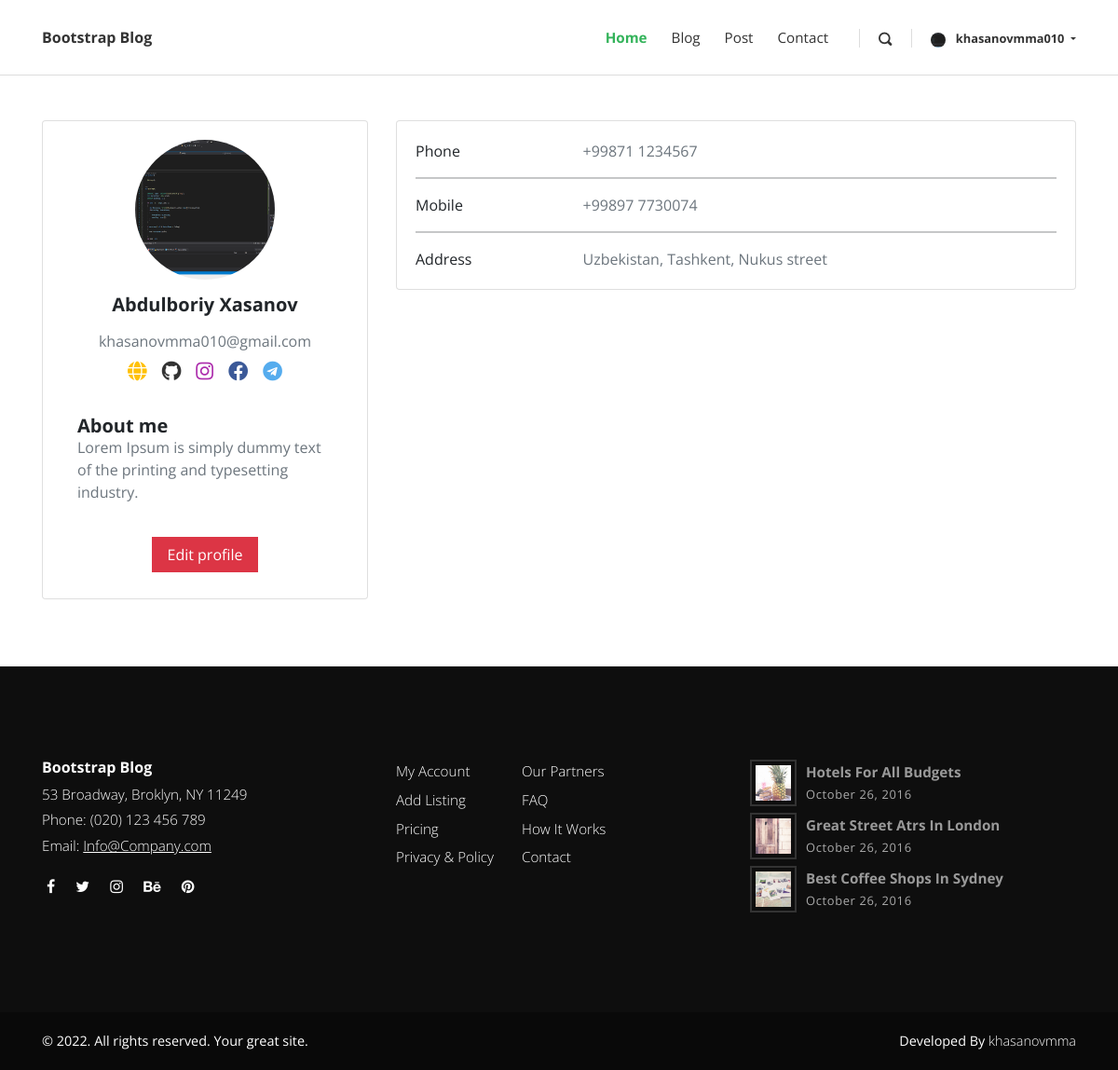
The page /members/profile/khasanovmma010 (signed in) on the database as committed earlier.
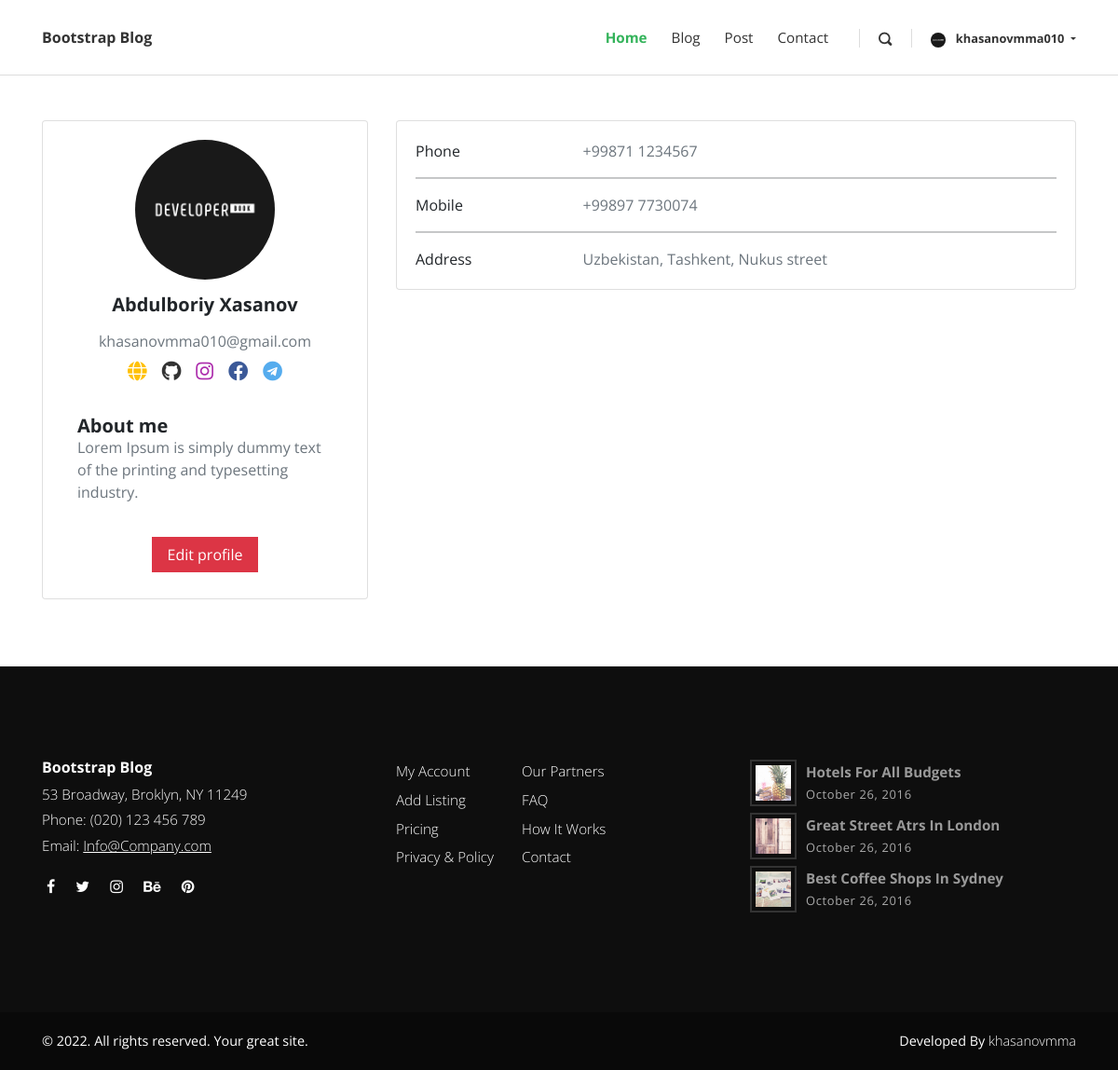
The same page on the database as committed later.
### web_site/models.py (models this page shows, shortened)
class Profile(models.Model):
    user = models.OneToOneField(
        User, null=True, blank=True, on_delete=models.CASCADE)
    bio = models.CharField( max_length=100, default="Lorem Ipsum is simply dummy text of the printing and typesetting industry.")
    profile_image = models.ImageField(upload_to='photo/profile', blank=True)
    phone = models.CharField(max_length=30,  default="+99871 1234567 (Default)", blank=True)
    mobile = models.CharField(max_length=30,  default="+99890 9999999 (Default)", blank=True)
    address = models.CharField(max_length=155,  default="Uzbekistan, Tashkent, Mirabad, Nukus street", blank=True)
    website_url = models.CharField(max_length=255,  default="#", blank=True)
    github_url = models.CharField(max_length=255,  default="#", blank=True)
    instagram_url = models.CharField(max_length=255,  default="#", blank=True)
    facebook_url = models.CharField(max_length=255,  default="#", blank=True)
    telegram_url = models.CharField(max_length=255,  default="#", blank=True)
    def __str__(self):
        return self.user.first_name + ' ' + self.user.last_name
    @property
    def image_url(self):
        try:
            url = self.profile_image.url
        except:
            url = 'https://cdn-icons-png.flaticon.com/512/711/711769.png'
        return url

### members/views.py (the view)
# urls.py: path('profile/<str:username>', ShowProfilePageView.as_view(), name="profile"),
class ShowProfilePageView(ListView):
    model = Profile
    template_name = 'registration/profile.html'
    def get_context_data(self, **kwargs):
        user = get_object_or_404(User, username=self.kwargs['username'])
        user_profile, created = Profile.objects.get_or_create(user=user)
        context = super().get_context_data(**kwargs)
        context["user_page"] =  user_profile
        return context

### web_site/templatetags/website_tags.py (called while the page is built)
@register.simple_tag()
def user_profile(request):
    user_page = Profile.objects.get(user=request.user)
    return user_page

### members/templates/registration/profile.html (shortened to what this page needs)
{% extends 'base.html' %}
{% load static %}
{% block links %}
    <link href="https://cdn.jsdelivr.net/npm/bootstrap@5.1.3/dist/css/bootstrap.min.css"
          rel="stylesheet">
    <link rel="stylesheet"
          href="https://cdnjs.cloudflare.com/ajax/libs/font-awesome/5.13.1/css/all.min.css"
/>
{% endblock links %}
{% block main %}
<div class="container py-5">
	<div class="row">
	  <div class="col-lg-4">
		<div class="card mb-4">
		  <div class="card-body text-center">
			  	<img src="{{ user_page.image_url }}" alt="avatar" class="rounded-circle img-fluid" style="width: 150px; height: 150px;">
			<h5 class="my-3">{{ user_page }}</h5>
			<p class="text-muted mb-2">{{ user_page.user.email }}</p>
			<div class="d-flex justify-content-center mb-3">
				<a href="{{ user_page.website_url }}"><i class="fas fa-globe fa-lg text-warning me-3"></i></a>
				<a href="{{ user_page.github_url }}"><i class="fab fa-github fa-lg me-3" style="color: #333333;"></i></a>
				<a href="{{ user_page.instagram_url }}"><i class="fab fa-instagram fa-lg me-3" style="color: #ac2bac;"></i></a>
				<a href="{{ user_page.facebook_url }}"><i class="fab fa-facebook-f fa-lg me-3" style="color: #3b5998;"></i></a>
				<a href="{{ user_page.telegram_url }}"><i class="fab fa-telegram fa-lg"  style="color: #55acee;"></i></a>
			</div>
			<div class="card-body">
				<div class="row">
					<div class="text-start">
						<p class="h5 mb-0">About me</p>
						<p class="text-muted">{{ user_page.bio }}</p>
					  </div>
				</div>
			</div>
			<div class="d-flex justify-content-center mb-2">
			  <a href="{% url 'edit_profile' %}" class="btn btn-danger">Edit profile</a>
			</div>
		  </div>
		</div>
	  </div>
	  <div class="col-lg-8">
		<div class="card mb-4">
		  <div class="card-body">
			<div class="row">
			  <div class="col-sm-3">
				<p class="mb-0">Phone</p>
			  </div>
			  <div class="col-sm-9">
				<p class="text-muted mb-0">{{ user_page.phone }}</p>
			  </div>
			</div>
			<hr>
			<div class="row">
			  <div class="col-sm-3">
				<p class="mb-0">Mobile</p>
			  </div>
			  <div class="col-sm-9">
				<p class="text-muted mb-0">{{ user_page.mobile }}</p>
			  </div>
			</div>
			<hr>
			<div class="row">
			  <div class="col-sm-3">
				<p class="mb-0">Address</p>
			  </div>
			  <div class="col-sm-9">
				<p class="text-muted mb-0">{{ user_page.address }}</p>
			  </div>
			</div>
		  </div>
		</div>
	  </div>
	</div>
  </div>
{% endblock main %}

### templates/base.html (shortened to what this page needs)
<!DOCTYPE html>
{% load static %}
<html>
    <head>
        {% block links %}
        {% endblock links %}
        {% include 'layout/head.html' %}
    </head>
    <body>
        {% include 'layout/header.html' %}
        <main class="p-0">
            {% block main %}
            {% endblock main %}
        </main>
        {% include 'layout/footer.html' %}
    </body>
</html>

### templates/layout/head.html (shortened to what this page needs)
{% load static %}
<link rel="stylesheet" href="{% static 'vendor/bootstrap/css/bootstrap.min.css' %}">
<link rel="stylesheet" href="{% static 'vendor/font-awesome/css/font-awesome.min.css' %}">
<link rel="stylesheet" href="{% static 'css/fontastic.css' %}">
<link rel="stylesheet" href="{% static 'vendor/@fancyapps/fancybox/jquery.fancybox.min.css' %}">
<link rel="stylesheet" href="{% static 'css/style.default.css' %}" id="theme-stylesheet">
<link rel="stylesheet" href="{% static 'css/custom.css' %}">

### templates/layout/header.html (shortened to what this page needs)
<header class="header">
    <nav class="navbar navbar-expand-lg">
      <div class="container">
        {% include 'components/_header_brand.html' %}
        {% include 'components/_header_menu.html' %}
      </div>
    </nav>
  </header>

### templates/components/_header_brand.html (shortened to what this page needs)
<div class="navbar-header d-flex align-items-center justify-content-between">
    <a href="{% url 'home' %}" class="navbar-brand">Bootstrap Blog</a>
  </div>

### templates/components/_header_menu.html (shortened to what this page needs)
{% load website_tags %}
{% user_profile request as user_page %}
<div id="navbarcollapse" class="collapse navbar-collapse">
    <ul class="navbar-nav ml-auto">
      <li class="nav-item"><a href="{% url 'home' %}" class="nav-link active">Home</a>
      </li>
      <li class="nav-item"><a href="{% url 'blog' %}" class="nav-link">Blog</a>
      </li>
      <li class="nav-item"><a href="{% url 'post' %}" class="nav-link">Post</a>
      </li>
      <li class="nav-item"><a href="#" class="nav-link">Contact</a>
      </li>
    </ul>
    <div class="navbar-text"><a href="#" class="search-btn"><i class="icon-search-1"></i></a></div>
    <ul class="langs navbar-text navbar-nav">
      {% if not request.user.is_authenticated %}
      <li class="nav-item">
        <a href="{% url 'login' %}" class="active">
        <i class="fa fa-user-circle mr-1" aria-hidden="true" style="font-size: 16px;"></i>
        {{ request.user.username }}
      </a>
    </li>
      {% else %}
      <li class="nav-item dropdown">
        <a class="active dropdown-toggle" href="#" id="navbarDropdown" role="button" data-toggle="dropdown" aria-expanded="false">
          <img src="{{ user_page.image_url }}" alt="avatar" class="rounded-circle img-fluid mr-2" style="width: 16px; height: 16px;">
          {{ request.user.username }}
        </a>
      </li>
      {% endif %}
    </ul>
  </div>

### templates/layout/footer.html
<footer class="main-footer">
    <div class="container">
      <div class="row">
        <div class="col-md-4">
            {% include 'components/_footer_contact_details.html' %}
        </div>
        <div class="col-md-4">
            {% include 'components/_footer_menu.html' %}
        </div>
        <div class="col-md-4">
          {% include 'components/_footer_latest_posts.html' %}
      </div>
    </div>
    <div class="copyrights">
      <div class="container">
        <div class="row">
          <div class="col-md-6">
            <p>&copy; 2022. All rights reserved. Your great site.</p>
          </div>
          <div class="col-md-6 text-right">
            <p>Developed By <a href="https://t.me/khasanovmma" class="text-white">khasanovmma</a>
            </p>
          </div>
        </div>
      </div>
    </div>
  </footer>

### templates/components/_footer_contact_details.html
<div class="logo">
    <h6 class="text-white">Bootstrap Blog</h6>
  </div>
  <div class="contact-details">
    <p>53 Broadway, Broklyn, NY 11249</p>
    <p>Phone: (020) 123 456 789</p>
    <p>Email: <a href="mailto:info@company.com">Info@Company.com</a></p>
    <ul class="social-menu">
      <li class="list-inline-item"><a href="#"><i class="fa fa-facebook"></i></a></li>
      <li class="list-inline-item"><a href="#"><i class="fa fa-twitter"></i></a></li>
      <li class="list-inline-item"><a href="#"><i class="fa fa-instagram"></i></a></li>
      <li class="list-inline-item"><a href="#"><i class="fa fa-behance"></i></a></li>
      <li class="list-inline-item"><a href="#"><i class="fa fa-pinterest"></i></a></li>
    </ul>
  </div>

### templates/components/_footer_menu.html
<div class="menus d-flex">
    <ul class="list-unstyled">
      <li> <a href="#">My Account</a></li>
      <li> <a href="#">Add Listing</a></li>
      <li> <a href="#">Pricing</a></li>
      <li> <a href="#">Privacy &amp; Policy</a></li>
    </ul>
    <ul class="list-unstyled">
      <li> <a href="#">Our Partners</a></li>
      <li> <a href="#">FAQ</a></li>
      <li> <a href="#">How It Works</a></li>
      <li> <a href="#">Contact</a></li>
    </ul>
  </div>

### templates/components/_footer_latest_posts.html
{% load static %}
<div class="latest-posts"><a href="#">
    <div class="post d-flex align-items-center">
      <div class="image"><img src="{% static 'img/small-thumbnail-1.jpg' %}" alt="..." class="img-fluid"></div>
      <div class="title"><strong>Hotels for all budgets</strong><span class="date last-meta">October 26, 2016</span></div>
    </div></a><a href="#">
    <div class="post d-flex align-items-center">
      <div class="image"><img src="{% static 'img/small-thumbnail-2.jpg' %}" alt="..." class="img-fluid"></div>
      <div class="title"><strong>Great street atrs in London</strong><span class="date last-meta">October 26, 2016</span></div>
    </div></a><a href="#">
    <div class="post d-flex align-items-center">
      <div class="image"><img src="{% static 'img/small-thumbnail-3.jpg' %}" alt="..." class="img-fluid"></div>
      <div class="title"><strong>Best coffee shops in Sydney</strong><span class="date last-meta">October 26, 2016</span></div>
    </div></a></div>
</div>

### static/css/style.default.css (style rules this page uses)
body { overflow-x: hidden; }
strong { font-weight: 700; }
a, i, span { display: inline-block; text-decoration: none; -webkit-transition: all 0.3s; transition: all 0.3s; }
a i { -webkit-transition: none; transition: none; }
ul { margin: 0; padding: 0; }
main, aside { padding: 50px 0 100px; }
i[class*="icon-"] { -webkit-transform: translateY(3px); transform: translateY(3px); }
.text-white { color: #fff; }
.btn { border-radius: 0 !important; }
h1, h2, h3, h4, h5, h6 { margin-bottom: 15px; }
.navbar { background: #fff; padding-top: 20px !important; padding-bottom: 20px !important; z-index: 9998; border-bottom: 1px solid #ddd; }
.navbar .langs a:first-of-type, .navbar .search-btn { margin-left: 20px; padding-left: 20px; border-left: 1px solid #ddd; height: 20px; line-height: 20px; }
.navbar .search-btn { color: #333; font-size: 0.9em; }
.navbar .langs a { font-size: 0.8em; color: #aaa; font-weight: 700; }
.navbar .langs a.active { color: #333; }
.navbar .navbar-nav a.nav-link { color: #333; margin: 0 5px; font-weight: 400; font-size: 0.95em; }
.navbar .navbar-nav a.nav-link.active { color: #33b35a; font-weight: bold; }
.post .date { letter-spacing: 0.05em; font-weight: 400; text-transform: uppercase; color: #aaa; }
.post .title, .post .date, .post .comments, .post .views { font-weight: 400; color: #999; text-transform: capitalize; }
.post .title::after, .post .date::after, .post .comments::after, .post .views::after { content: '|'; display: inline-block; margin: 0 7px; font-size: 0.9em; color: #ccc; }
footer.main-footer { background: #0e0e0e; padding: 100px 0 0; color: #fff; }
footer.main-footer .contact-details p { font-weight: 300; color: #fff; margin-bottom: 5px; font-size: 0.95em; }
footer.main-footer .contact-details a { text-decoration: underline; margin-bottom: 0; }
footer.main-footer a { color: inherit; font-weight: 300; margin-bottom: 7px; }
footer.main-footer ul { margin-right: 30px; }
footer.main-footer .list-unstyled a { font-size: 0.95em; }
footer.main-footer .latest-posts .image { max-width: 50px; padding: 4px; border: 2px solid #333; margin-right: 10px; }
footer.main-footer .latest-posts a { font-size: 0.95em; text-decoration: none; }
footer.main-footer .latest-posts strong { display: block; }
footer.main-footer .latest-posts .date { font-size: 0.85em; color: #aaa; }
footer.main-footer .copyrights { background: #090909; margin-top: 100px; padding: 20px 0; font-size: 0.9em; }
footer.main-footer .copyrights * { margin-bottom: 0; }
footer.main-footer .social-menu { margin-top: 20px; }
footer.main-footer .social-menu li { padding: 0 5px; }
footer.main-footer .date::after, footer.main-footer .title::after { display: none !important; }
.navbar { padding: 0.5rem 1rem; }
.navbar-brand { display: inline-block; padding-top: 0.5rem; padding-bottom: 0.5rem; margin-right: 1rem; font-size: 1rem; color: #333; font-weight: bold; }
.btn { font-weight: normal; border: 1px solid transparent; padding: 0.5rem 1rem; font-size: 1rem; line-height: 1.25; border-radius: 0.25rem; -webkit-transition: all 0.15s ease-in-out; transition: all 0.15s ease-in-out; }
.btn-danger { color: #fff; background-color: #dc3545; border-color: #dc3545; }
body { font-family: "Open Sans", sans-serif; font-size: 1rem; font-weight: normal; line-height: 1.5; color: #212529; background-color: #fff; }
a { color: #33b35a; text-decoration: none; }
h1, h2, h3, h4, h5, h6, .h1, .h2, .h3, .h4, .h5, .h6 { margin-bottom: 0.5rem; font-family: inherit; font-weight: 700; line-height: 1.1; color: inherit; }
h5, .h5 { font-size: 1.25rem; }
h6, .h6 { font-size: 1rem; }
hr { border-top: 1px solid rgba(0, 0, 0, 0.1); }
.text-warning { color: #ffc107 !important; }

Rows that differ between the two databases and show on the page:
changed Profile "Lorem Ipsum is simply dummy text of the printing and typesetting industry.": image_url: a different picture
